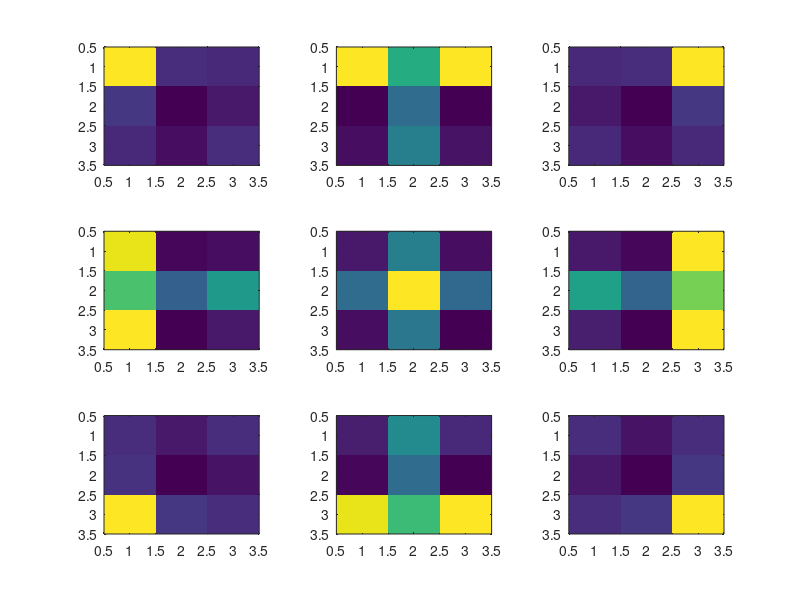

This chart was generated by the following MATLAB code: (Note: this script raises an error after producing the figure.)
clf
clear
clc
%%%%%%%%%%%%%%%%%%%%%%%%%%%%%%%%%%%%%%%%%%%%%%%%%%%%%%%%%
c0 = [0.14030E-04; 0.19473E-05; 0.14058E-04; 0.13976E-04; 0.19333E-05; 0.14015E-04];
c1 = [0.25651E-04; 0.20530E-05; 0.14148E-04; 0.14008E-04; 0.19811E-05; 0.13947E-04];
c2 = [0.15078E-04; 0.24339E-05; 0.15117E-04; 0.13787E-04; 0.17788E-05; 0.13840E-04];
c3 = [0.14121E-04; 0.20449E-05; 0.25686E-04; 0.13912E-04; 0.19747E-05; 0.14049E-04];
c4 = [0.15059E-04; 0.17610E-05; 0.13840E-04; 0.15054E-04; 0.24620E-05; 0.13829E-04];
c5 = [0.14144E-04; 0.24139E-05; 0.14127E-04; 0.14055E-04; 0.23182E-05; 0.14048E-04];
c6 = [0.13809E-04; 0.17333E-05; 0.15118E-04; 0.13772E-04; 0.24793E-05; 0.15089E-04];
c7 = [0.14089E-04; 0.20180E-05; 0.13994E-04; 0.25573E-04; 0.20326E-05; 0.14049E-04];
c8 = [0.13824E-04; 0.24513E-05; 0.13880E-04; 0.15019E-04; 0.17520E-05; 0.15104E-04];
c9 = [0.13969E-04; 0.20430E-05; 0.14089E-04; 0.14034E-04; 0.20021E-05; 0.25618E-04];
c_full = [0.28059E-04; 0.38946E-05; 0.28116E-04; 0.27952E-04; 0.38666E-05; 0.28031E-04];
c_mat = [c1, c2, c3, c4, c5, c6, c7, c8, c9];
I = ones(1, 9);
p = diag(I, 0);
s = zeros(6, 9);
 for n =1:9
     a = (c_mat(:, n)-c0)./c_full/p(:, n);
     s(:,n) = a(:, n);
 end
 b = s' * s + 0.001 .* diag(I, 0);
 d = inv(b);
 for n = 1:9
 	p_cap(:, n) = d * s' * (c_mat(:, n)-c0);
 end
 
 [x,y] = meshgrid(1:3,1:3);
 for n = 1:9
     z = [p_cap(1:3,n)';p_cap(4:6,n)';p_cap(7:9,n)'];
     subplot(3,3,n)
     imagesc(z)
 end
     